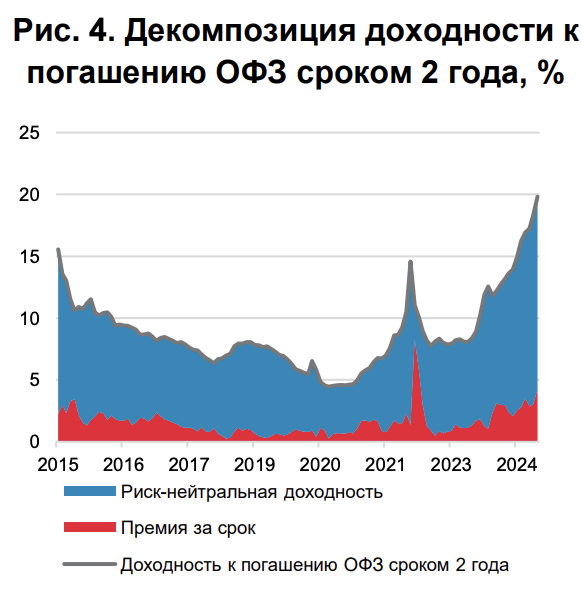
#> input picture cb_tp/inputs/tp_2y.png, 582 x 590 px
$ python extract_cb_tp_series.py
#> lines starting #> are read from the running program, lines starting #| are printed output that depends on the picture; after the words box and inside, x2 and y2 are one past the last pixel; in counts of white or black regions, pixels touching at a corner belong together
from __future__ import annotations

from dataclasses import dataclass
from pathlib import Path

import numpy as np
import pandas as pd
from PIL import Image, ImageDraw
from scipy.signal import find_peaks


BASE_DIR = Path(__file__).resolve().parent
OUTPUT_DIR = BASE_DIR / "output"
OUTPUT_DIR.mkdir(exist_ok=True)


@dataclass(frozen=True)
class ChartSpec:
    filename: str
    tenor_years: int
    y_max: float
    y_tick: float
    start_date: str = "2015-01-31"
    end_date: str = "2024-05-31"


SPECS = (
    ChartSpec(
        filename="inputs/tp_2y.png",
        tenor_years=2,
        y_max=25.0,
        y_tick=5.0,
    ),
    ChartSpec(
        filename="inputs/tp_5y.png",
        tenor_years=5,
        y_max=20.0,
        y_tick=2.0,
    ),
    ChartSpec(
        filename="inputs/tp_10y.png",
        tenor_years=10,
        y_max=18.0,
        y_tick=2.0,
    ),
)


def load_rgb(path: Path) -> np.ndarray:
    return np.array(Image.open(path).convert("RGB")).astype(np.int16)


def build_masks(image: np.ndarray) -> dict[str, np.ndarray]:
    r = image[:, :, 0]
    g = image[:, :, 1]
    b = image[:, :, 2]

    red = (r > 150) & (r - g > 80) & (r - b > 80)
    blue = (b > 120) & (g > 80) & (r < 100)
    color = red | blue

    diff_rg = np.abs(r - g)
    diff_rb = np.abs(r - b)
    diff_gb = np.abs(g - b)

    light_grey = (
        (r > 180)
        & (r < 240)
        & (diff_rg < 12)
        & (diff_rb < 12)
        & (diff_gb < 12)
    )
    dark_grey = (
        (r > 80)
        & (r < 180)
        & (diff_rg < 18)
        & (diff_rb < 18)
        & (diff_gb < 18)
    )
    return {
        "red": red,
        "blue": blue,
        "color": color,
        "light_grey": light_grey,
        "dark_grey": dark_grey,
    }


def detect_x_bounds(color_mask: np.ndarray) -> tuple[int, int]:
    height, width = color_mask.shape
    row_counts = color_mask.sum(axis=1)
    rows = np.where(
        (row_counts > 0.45 * width)
        & (np.arange(height) > 90)
        & (np.arange(height) < height - 120)
    )[0]
    if rows.size == 0:
        raise RuntimeError("Could not locate the filled plot area.")

    dense_segments = np.split(rows, np.where(np.diff(rows) != 1)[0] + 1)
    bottom_segment = dense_segments[-1]
    bottom_band = color_mask[bottom_segment[0]:bottom_segment[-1] + 1]

    col_counts = bottom_band.sum(axis=0)
    cols = np.where(col_counts > 0.30 * bottom_band.shape[0])[0]
    if cols.size == 0:
        raise RuntimeError("Could not locate x-axis bounds.")
    return int(cols[0]), int(cols[-1])


def detect_y_bounds(
    light_grey_mask: np.ndarray,
    x_left: int,
    x_right: int,
    spec: ChartSpec,
) -> tuple[int, int, list[int]]:
    grid_counts = light_grey_mask[:, x_left:x_right + 1].sum(axis=1)
    peaks, _ = find_peaks(grid_counts, distance=20, prominence=40)
    peaks = peaks[(peaks > 90) & (peaks < light_grey_mask.shape[0] - 140)]
    if peaks.size < 2:
        raise RuntimeError("Could not detect enough horizontal grid lines.")

    step_px = int(round(np.median(np.diff(peaks))))
    y_top = int(peaks[0])
    n_steps = int(round(spec.y_max / spec.y_tick))
    y_bottom = int(y_top + step_px * n_steps)
    return y_top, y_bottom, peaks.tolist()


def trim_plot_columns(
    color_crop: np.ndarray,
    x_left: int,
    x_right: int,
) -> tuple[int, int]:
    fill_rows = np.where(
        color_crop.any(axis=0),
        color_crop.argmax(axis=0),
        color_crop.shape[0] - 1,
    )
    good = fill_rows < 0.75 * color_crop.shape[0]
    window = 5

    left_shift = 0
    for idx in range(0, len(fill_rows) - window + 1):
        if good[idx:idx + window].all():
            left_shift = idx
            break

    right_shift = 0
    for idx in range(len(fill_rows) - window, -1, -1):
        if good[idx:idx + window].all():
            right_shift = len(fill_rows) - 1 - (idx + window - 1)
            break

    return x_left + left_shift, x_right - right_shift


def first_true_row(mask_2d: np.ndarray, default_row: int) -> np.ndarray:
    return np.where(mask_2d.any(axis=0), mask_2d.argmax(axis=0), default_row).astype(float)


def pixel_rows_to_values(rows: np.ndarray, y_top: int, y_bottom: int, y_max: float) -> np.ndarray:
    plot_height = y_bottom - y_top
    return (plot_height - rows) / plot_height * y_max


def monthly_index(spec: ChartSpec) -> pd.DatetimeIndex:
    return pd.date_range(spec.start_date, spec.end_date, freq="M")


def save_overlay(
    image_path: Path,
    output_path: Path,
    x_left: int,
    x_right: int,
    y_top: int,
    y_bottom: int,
    observed_rows: np.ndarray,
    tp_rows: np.ndarray,
) -> None:
    image = Image.open(image_path).convert("RGB")
    draw = ImageDraw.Draw(image)

    observed_points = [
        (int(x_left + idx), int(y_top + row))
        for idx, row in enumerate(observed_rows)
    ]
    tp_points = [
        (int(x_left + idx), int(y_top + row))
        for idx, row in enumerate(tp_rows)
    ]

    draw.line(observed_points, fill=(255, 255, 0), width=2)
    draw.line(tp_points, fill=(0, 255, 0), width=2)
    draw.rectangle((x_left, y_top, x_right, y_bottom), outline=(255, 165, 0), width=1)
    image.save(output_path)


def digitize_chart(spec: ChartSpec) -> tuple[pd.DataFrame, pd.DataFrame]:
    image_path = BASE_DIR / spec.filename
    image = load_rgb(image_path)
    masks = build_masks(image)
#> in build_masks, `red = (r > 150) & (r - g > 80) & (r - b > 80)`:
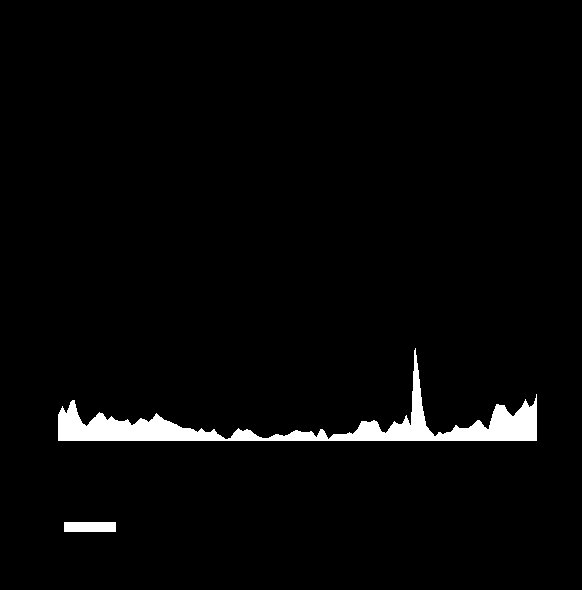
#> red: shape (590, 582) bool; 2.6% white; 2 white regions, box (x1, y1, x2, y2) and area: (58, 348, 537, 441) 8437, (64, 522, 116, 532) 520
#> in build_masks, `diff_gb = np.abs(g - b)`:
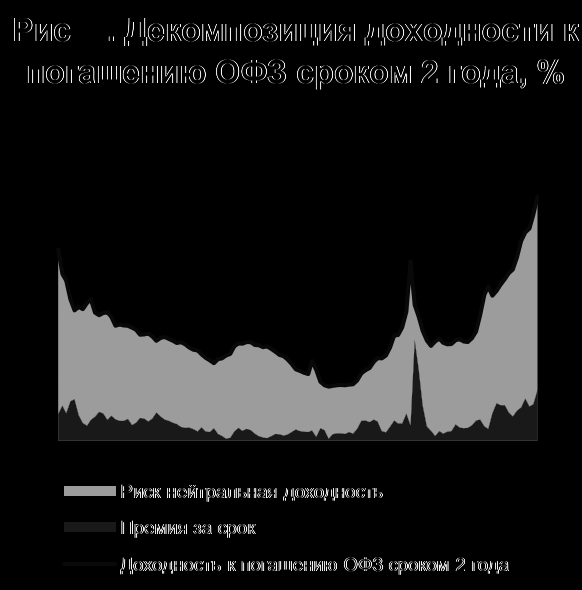
#> diff_gb: shape (590, 582) int16; min 0, max 80, mean 7.5; drawn with min black and max white
#> in build_masks, `dark_grey = ( (r > 80) & (r < 180) & (diff_rg < 18) & (diff_rb < 18) &..`:
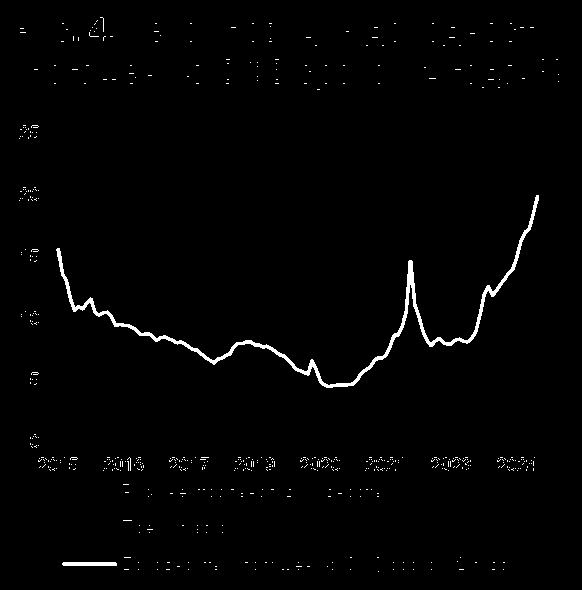
#> dark_grey: shape (590, 582) bool; 1.4% white; 570 white regions (568 under 20 px), largest, box (x1, y1, x2, y2) and area: (56, 195, 539, 388) 3138, (62, 562, 117, 566) 217

    x_left, x_right = detect_x_bounds(masks["color"])
    y_top, y_bottom, peaks = detect_y_bounds(
        masks["light_grey"],
        x_left=x_left,
        x_right=x_right,
        spec=spec,
    )

    initial_color_crop = masks["color"][y_top:y_bottom + 1, x_left:x_right + 1]
    x_left, x_right = trim_plot_columns(initial_color_crop, x_left, x_right)

    red_crop = masks["red"][y_top:y_bottom + 1, x_left:x_right + 1]
    color_crop = masks["color"][y_top:y_bottom + 1, x_left:x_right + 1]
    dark_grey_crop = masks["dark_grey"][y_top:y_bottom + 1, x_left:x_right + 1]

    default_row = color_crop.shape[0] - 1
    tp_rows = first_true_row(red_crop, default_row)
    fill_rows = first_true_row(color_crop, default_row)

    observed_rows = fill_rows.copy()
    for idx, fill_row in enumerate(fill_rows.astype(int)):
        lower = max(0, fill_row - 4)
        upper = min(dark_grey_crop.shape[0], fill_row + 5)
        grey_rows = np.where(dark_grey_crop[lower:upper, idx])[0]
        if grey_rows.size:
            observed_rows[idx] = lower + float(np.median(grey_rows))

    observed = pixel_rows_to_values(observed_rows, y_top=y_top, y_bottom=y_bottom, y_max=spec.y_max)
    tp = pixel_rows_to_values(tp_rows, y_top=y_top, y_bottom=y_bottom, y_max=spec.y_max)
    risk_neutral = observed - tp

    pixel_frame = pd.DataFrame(
        {
            "source_file": spec.filename,
            "tenor_years": spec.tenor_years,
            "pixel_x": np.arange(x_left, x_right + 1),
            "observed": observed,
            "tp": tp,
            "risk_neutral": risk_neutral,
        }
    )

    dates = monthly_index(spec)
    sample_positions = np.linspace(0, len(pixel_frame) - 1, len(dates))
    monthly_frame = pd.DataFrame(
        {
            "date": dates,
            "tenor_years": spec.tenor_years,
            "source_file": spec.filename,
            "observed": np.interp(sample_positions, np.arange(len(pixel_frame)), pixel_frame["observed"]),
            "tp": np.interp(sample_positions, np.arange(len(pixel_frame)), pixel_frame["tp"]),
        }
    )
    monthly_frame["risk_neutral"] = monthly_frame["observed"] - monthly_frame["tp"]

    overlay_name = f"overlay_{spec.tenor_years}y.png"
    save_overlay(
        image_path=image_path,
        output_path=OUTPUT_DIR / overlay_name,
        x_left=x_left,
        x_right=x_right,
        y_top=y_top,
        y_bottom=y_bottom,
        observed_rows=observed_rows,
        tp_rows=tp_rows,
    )

    print(
        f"{spec.tenor_years}Y: "
        f"x=[{x_left}, {x_right}], y=[{y_top}, {y_bottom}], "
        f"grid peaks={peaks[:6]}"
    )
    return pixel_frame, monthly_frame


def main() -> None:
    pixel_frames: list[pd.DataFrame] = []
    monthly_frames: list[pd.DataFrame] = []

    for spec in SPECS:
        pixel_frame, monthly_frame = digitize_chart(spec)
#> in digitize_chart, `masks = build_masks(image)`: masks = 5 items
#> in detect_x_bounds, `row_counts = color_mask.sum(axis=1)`: row_counts = 590 values, max 479 at index 391, min 0 at index 0, mean 87.48
#> in detect_x_bounds, `rows = np.where( (row_counts > 0.45 * width) & (np.arange(height) > 90..`: rows = 96 values from 345 to 440
#> in detect_x_bounds, `dense_segments = np.split(rows, np.where(np.diff(rows) != 1)[0] + 1)`: dense_segments = 1 item
#> in detect_x_bounds, `bottom_segment = dense_segments[-1]`: bottom_segment = 96 values from 345 to 440
#> in detect_x_bounds, `bottom_band = color_mask[bottom_segment[0]:bottom_segment[-1] + 1]`:
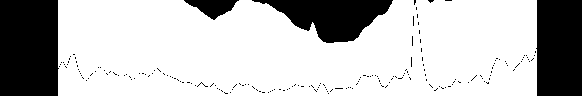
#> bottom_band: shape (96, 582) bool; 74.5% white; 189 black regions (185 under 20 px), largest, box (x1, y1, x2, y2) and area: (0, 0, 59, 96) 5569, (536, 0, 582, 96) 4321, (252, 0, 393, 43) 3380, (184, 0, 239, 20) 594
#> in detect_x_bounds, `col_counts = bottom_band.sum(axis=0)`: col_counts = 582 values, max 96 at index 62, min 0 at index 0, mean 71.52
#> in detect_x_bounds, `cols = np.where(col_counts > 0.30 * bottom_band.shape[0])[0]`: cols = 479 values from 58 to 536
#> in digitize_chart, `x_left, x_right = detect_x_bounds(masks["color"])`: x_left = 58; x_right = 536
#> in detect_y_bounds, `grid_counts = light_grey_mask[:, x_left:x_right + 1].sum(axis=1)`: grid_counts = 590 values, max 479 at index 131, min 0 at index 0, mean 10.79
#> in detect_y_bounds, `peaks, _ = find_peaks(grid_counts, distance=20, prominence=40)`: peaks = [132, 193, 255, 317, 441]
#> in detect_y_bounds, `step_px = int(round(np.median(np.diff(peaks))))`: step_px = 62
#> in detect_y_bounds, `y_top = int(peaks[0])`: y_top = 132
#> in detect_y_bounds, `y_bottom = int(y_top + step_px * n_steps)`: y_bottom = 442
#> in digitize_chart, `y_top, y_bottom, peaks = detect_y_bounds( masks["light_grey"], x_left=..`: y_top = 132; y_bottom = 442; peaks = [132, 193, 255, 317, 441]
#> in digitize_chart, `initial_color_crop = masks["color"][y_top:y_bottom + 1, x_left:x_right..`:
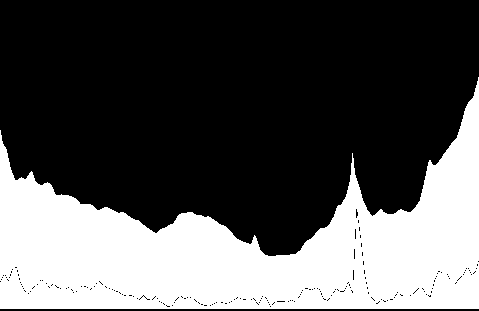
#> initial_color_crop: shape (311, 479) bool; 33.3% white; 1 white region, box (x1, y1, x2, y2) and area: (0, 77, 479, 309) 49566
#> in trim_plot_columns, `fill_rows = np.where( color_crop.any(axis=0), color_crop.argmax(axis=0..`: fill_rows = 479 values, max 256 at index 268, min 77 at index 478, mean 204.7
#> the loop in trim_plot_columns, `for idx in range(0, len(fill_rows) - window + 1):` made 1 pass
#> left_shift on pass 1: 0
#> the loop in trim_plot_columns, `for idx in range(len(fill_rows) - window, -1, -1):` made 1 pass
#> (idx, right_shift) on pass 1: (474, 0)
#> in digitize_chart, `dark_grey_crop = masks["dark_grey"][y_top:y_bottom + 1, x_left:x_right..`:
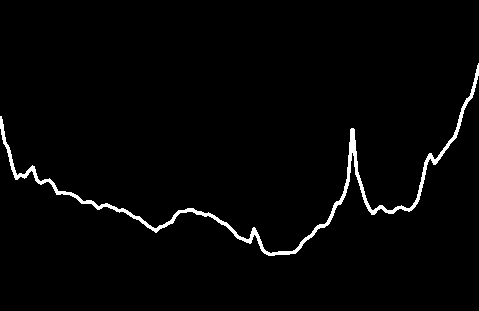
#> dark_grey_crop: shape (311, 479) bool; 2.1% white; 1 white region, box (x1, y1, x2, y2) and area: (0, 63, 479, 256) 3112
#> in digitize_chart, `tp_rows = first_true_row(red_crop, default_row)`: tp_rows = 479 values, max 307 at index 167, min 216 at index 357, mean 291.4
#> in digitize_chart, `observed_rows = fill_rows.copy()`: observed_rows has the same summary as fill_rows in trim_plot_columns
#> the loop in digitize_chart, `for idx, fill_row in enumerate(fill_rows.astype(int)):` made 479 passes
#> (fill_row, lower, upper, grey_rows) on passes 1 to 3: (130, 126, 135, [0, 1, 2]), (135, 131, 140, [0, 1, 2, 3]), (141, 137, 146, [0, 1, 2])
#> after the loop in digitize_chart, `for idx, fill_row in enumerate(fill_rows.astype(int)):`: observed_rows = 479 values, max 254 at index 270, min 74 at index 478, mean 202.2
#> in pixel_rows_to_values, `plot_height = y_bottom - y_top`: plot_height = 310
#> in digitize_chart, `observed = pixel_rows_to_values(observed_rows, y_top=y_top, y_bottom=y..`: observed = 479 values, max 19.03 at index 478, min 4.52 at index 270, mean 8.7
#> in digitize_chart, `tp = pixel_rows_to_values(tp_rows, y_top=y_top, y_bottom=y_bottom, y_m..`: tp = 479 values, max 7.58 at index 357, min 0.242 at index 167, mean 1.5
#> in digitize_chart, `risk_neutral = observed - tp`: risk_neutral = 479 values, max 15.16 at index 477, min 3.06 at index 357, mean 7.2
#> in digitize_chart, `pixel_frame = pd.DataFrame( { "source_file": spec.filename, "tenor_yea..`: pixel_frame = table of 479 rows and 6 columns
#> in digitize_chart, `sample_positions = np.linspace(0, len(pixel_frame) - 1, len(dates))`: sample_positions = 113 values from 0 to 478
#> in digitize_chart, `monthly_frame = pd.DataFrame( { "date": dates, "tenor_years": spec.ten..`: monthly_frame = table of 113 rows and 5 columns
#> in save_overlay, `observed_points = [ (int(x_left + idx), int(y_top + row)) for idx, row..`: observed_points = 479 pairs, first value 58 to 536, second value 206 to 386
#> in save_overlay, `tp_points = [ (int(x_left + idx), int(y_top + row)) for idx, row in en..`: tp_points = 479 pairs, first value 58 to 536, second value 348 to 439
#> in save_overlay, `image.save(output_path)`:
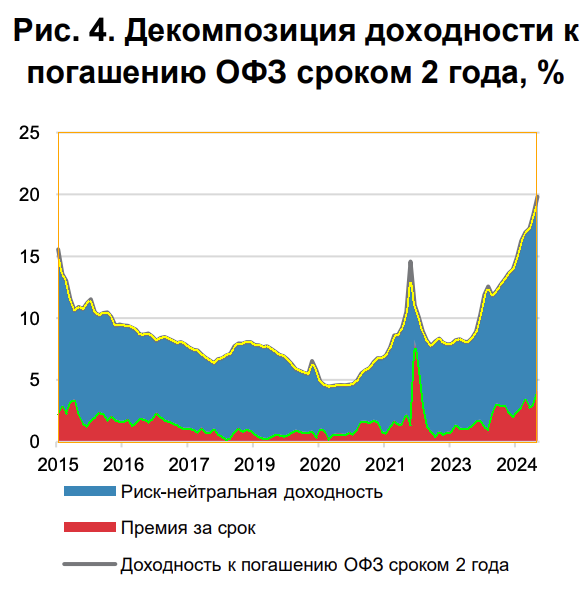
#> saved as overlay_2y.png: PIL image 582x590 RGB; mean R, G, B 217.3, 223.1, 226.1
#| 2Y: x=[58, 536], y=[132, 442], grid peaks=[132, 193, 255, 317, 441]
#> pixel_frame = table of 479 rows and 6 columns; monthly_frame = table of 113 rows and 6 columns
        pixel_frames.append(pixel_frame)
        monthly_frames.append(monthly_frame)
#> pass 2 of the loop in main, `for spec in SPECS:`:
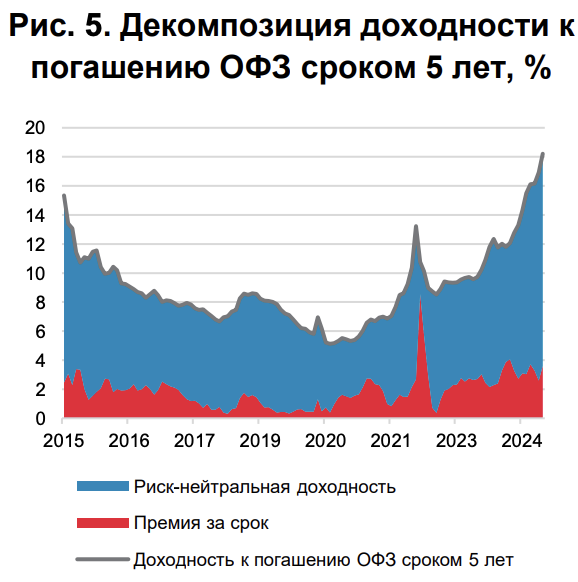
#> input picture cb_tp/inputs/tp_5y.png, 578 x 582 px
#> r: shape (582, 578) int16
#> g: shape (582, 578) int16
#> b: shape (582, 578) int16
#> in build_masks (call 2), `red = (r > 150) & (r - g > 80) & (r - b > 80)`:
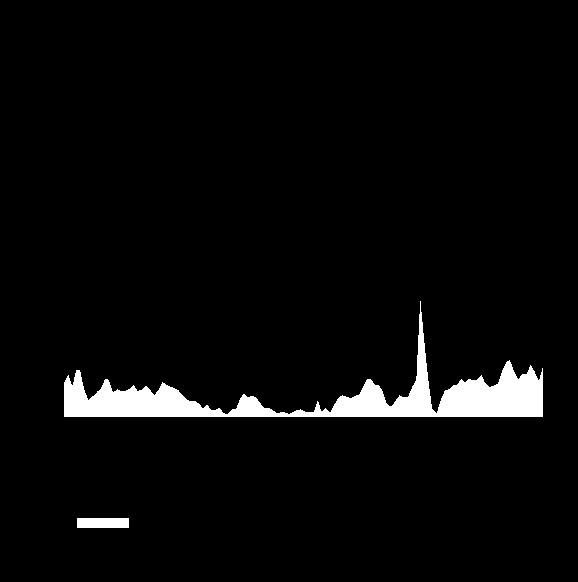
#> red: shape (582, 578) bool; 3.7% white; 2 white regions, box (x1, y1, x2, y2) and area: (64, 301, 543, 417) 12037, (77, 518, 129, 528) 520
#> diff_rg: shape (582, 578) int16
#> diff_rb: shape (582, 578) int16
#> diff_gb: shape (582, 578) int16
#> the loop in trim_plot_columns (call 2), `for idx in range(0, len(fill_rows) - window + 1):` made 1 pass
#> the loop in trim_plot_columns (call 2), `for idx in range(len(fill_rows) - window, -1, -1):` made 1 pass
#> the loop in digitize_chart (call 2), `for idx, fill_row in enumerate(fill_rows.astype(int)):` made 479 passes
#> (fill_row, lower, upper, grey_rows) on passes 1 to 3: (84, 80, 89, [0, 1, 2]), (90, 86, 95, [0, 1, 2]), (97, 93, 102, [0, 1, 2])
#> image: PIL image 578x582 RGB
#> observed_points = 479 pairs, first value 64 to 542, second value 161 to 343
#> tp_points = 479 pairs, first value 64 to 542, second value 301 to 414
#> in save_overlay (call 2), `image.save(output_path)`:
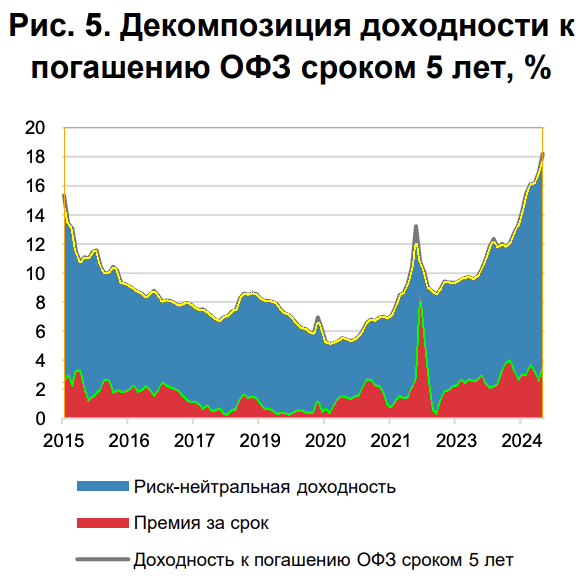
#> saved as overlay_5y.png: PIL image 578x582 RGB; mean R, G, B 212, 217.7, 221.6
#| 5Y: x=[64, 542], y=[127, 417], grid peaks=[127, 156, 185, 214, 243, 272]
#> pass 3 of the loop in main, `for spec in SPECS:`:
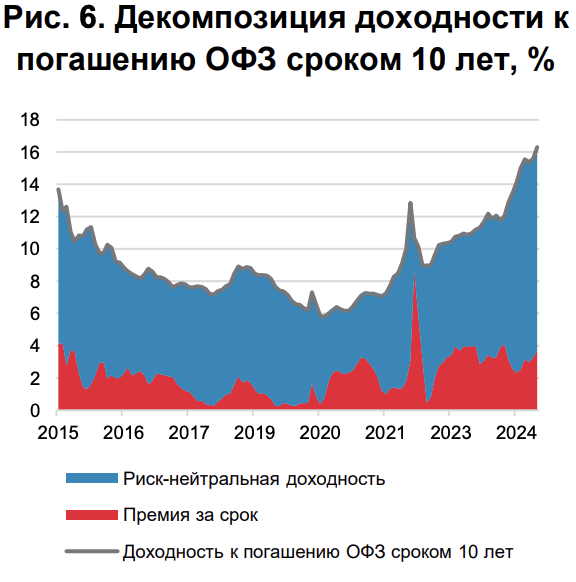
#> input picture cb_tp/inputs/tp_10y.png, 576 x 582 px
#> r: shape (582, 576) int16
#> g: shape (582, 576) int16
#> b: shape (582, 576) int16
#> in build_masks (call 3), `red = (r > 150) & (r - g > 80) & (r - b > 80)`:
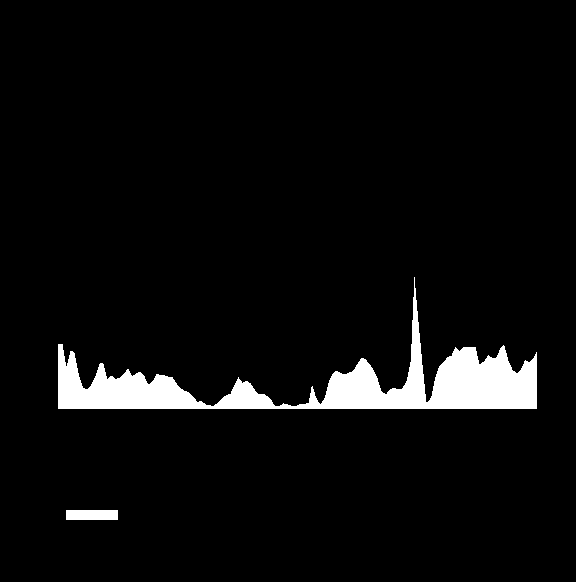
#> red: shape (582, 576) bool; 4.7% white; 2 white regions, box (x1, y1, x2, y2) and area: (58, 277, 537, 409) 15399, (66, 510, 118, 520) 520
#> diff_rg: shape (582, 576) int16
#> in build_masks (call 3), `diff_rb = np.abs(r - b)`:
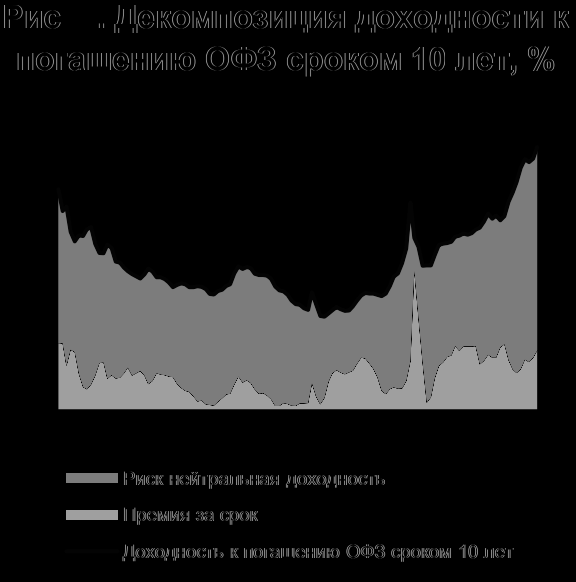
#> diff_rb: shape (582, 576) int16; min 0, max 159, mean 29.7
#| 10Y: x=[59, 536], y=[119, 407], grid peaks=[119, 151, 183, 215, 248, 280]

    pixel_data = pd.concat(pixel_frames, ignore_index=True)
    monthly_data = pd.concat(monthly_frames, ignore_index=True)

    pixel_path = OUTPUT_DIR / "cb_tp_digitized_pixels.csv"
    monthly_path = OUTPUT_DIR / "cb_tp_digitized_monthly.csv"

    pixel_data.to_csv(pixel_path, index=False)
    monthly_data.to_csv(monthly_path, index=False)

    summary = (
        monthly_data.groupby("tenor_years")[["observed", "tp", "risk_neutral"]]
        .agg(["min", "max"])
        .round(3)
    )
    print()
    print(summary)
#|             observed             tp        risk_neutral
#|                  min     max    min    max          min     max
#| tenor_years
#| 2              4.556  19.032  0.287  6.694        3.589  15.161
#| 5              5.117  17.621  0.207  6.172        3.845  14.241
#| 10             5.719  15.969  0.062  6.172        3.820  12.531
    print()
    print(f"Saved pixel-level data to {pixel_path}")
    print(f"Saved monthly data to {monthly_path}")


if __name__ == "__main__":
    main()
